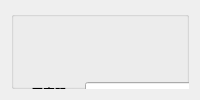
                   <widget class="QWidget" name="page_15">
                    <layout class="QHBoxLayout" name="horizontalLayout_40">
                     <item>
                      <widget class="QGroupBox" name="groupBox_13">
                       <property name="title">
                        <string/>
                       </property>
                       <widget class="QWidget" name="layoutWidget2">
                        <property name="geometry">
                         <rect>
                          <x>20</x>
                          <y>30</y>
                          <width>413</width>
                          <height>243</height>
                         </rect>
                        </property>
                        <layout class="QVBoxLayout" name="verticalLayout_9">
                         <item>
                          <layout class="QHBoxLayout" name="horizontalLayout_38">
                           <item>
                            <widget class="QLabel" name="label_31">
                             <property name="text">
                              <string>原密码：</string>
                             </property>
                            </widget>
                           </item>
                           <item>
                            <widget class="QLineEdit" name="lineEditPwd">
                             <property name="echoMode">
                              <enum>QLineEdit::Password</enum>
                             </property>
                            </widget>
                           </item>
                          </layout>
                         </item>
                         <item>
                          <layout class="QHBoxLayout" name="horizontalLayout_36">
                           <item>
                            <widget class="QLabel" name="label_33">
                             <property name="text">
                              <string>新密码：</string>
                             </property>
                            </widget>
                           </item>
                           <item>
                            <widget class="QLineEdit" name="lineEditNewPwd1">
                             <property name="echoMode">
                              <enum>QLineEdit::Password</enum>
                             </property>
                            </widget>
                           </item>
                          </layout>
                         </item>
                         <item>
                          <layout class="QHBoxLayout" name="horizontalLayout_37">
                           <item>
                            <widget class="QLabel" name="label_32">
                             <property name="text">
                              <string>新密码：</string>
                             </property>
                            </widget>
                           </item>
                           <item>
                            <widget class="QLineEdit" name="lineEditNewPwd">
                             <property name="echoMode">
                              <enum>QLineEdit::Password</enum>
                             </property>
                            </widget>
                           </item>
                          </layout>
                         </item>
                         <item>
                          <layout class="QHBoxLayout" name="horizontalLayout_39"/>
                         </item>
                        </layout>
                       </widget>
                      </widget>
                     </item>
                    </layout>
                   </widget>
